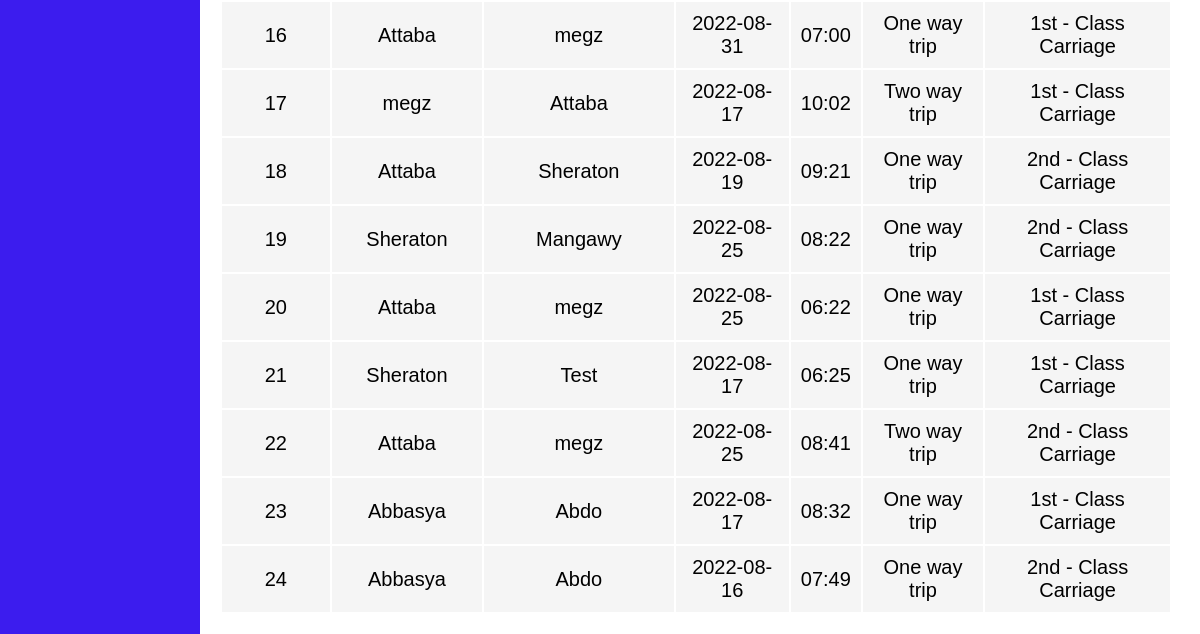
Page /all-tickets.php (lower part) on the earlier database version.
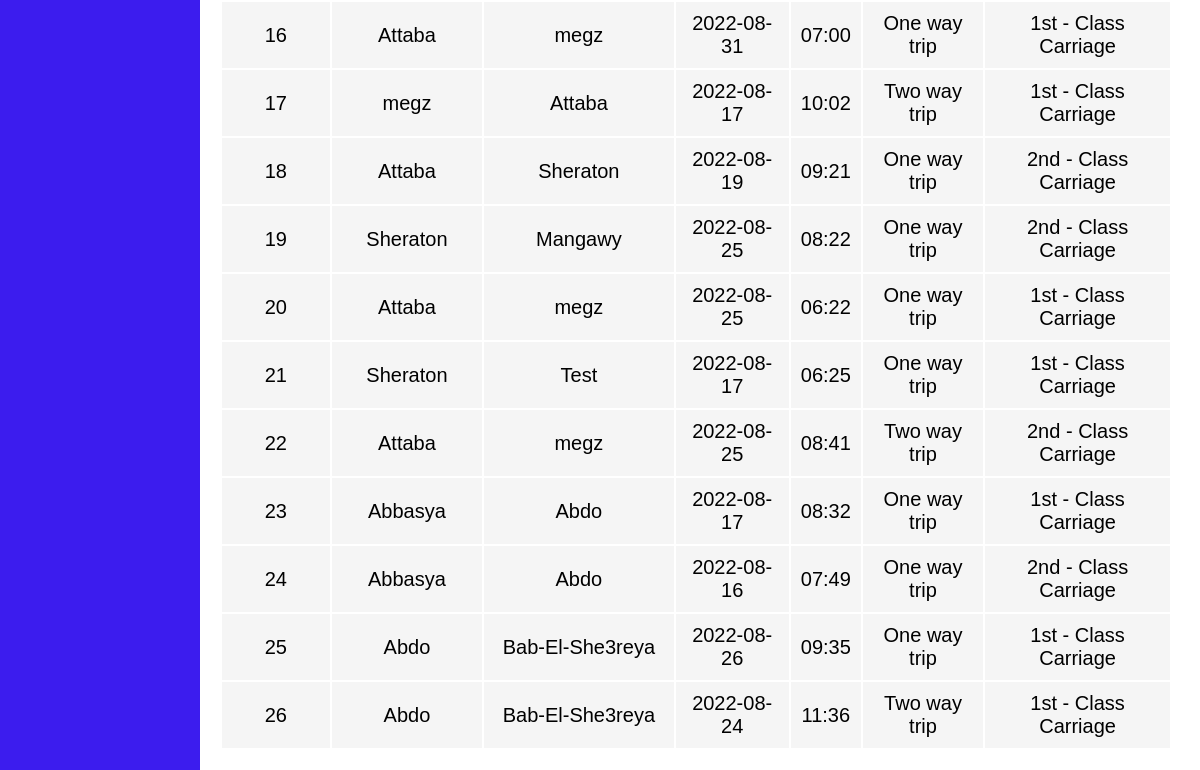
Same page on the later database version.
### tables this page shows
CREATE TABLE `tickets` (
  `ticketID` int(200) NOT NULL,
  `source` varchar(200) NOT NULL,
  `destination` varchar(200) NOT NULL,
  `date` varchar(200) NOT NULL,
  `return_date` varchar(255) DEFAULT NULL,
  `time` varchar(200) NOT NULL,
  `trip_type` varchar(200) NOT NULL,
  `trip_class` varchar(200) NOT NULL,
  `ticketCount` int(200) NOT NULL,
  `by_user_id` int(200) NOT NULL
);

### all-tickets.php (the view, shortened to what this page needs)
<!DOCTYPE html>
<html lang="en">
<head>
    <link rel="stylesheet" href="CSS/admin-panel.css">
</head>
<?php session_start();
    include 'navbar.php';?>
<body>
    <div class="sidenav">
    </div>
    <div class="body2">
        <div class="users-table">
            <table>
                <?php
$sql="SELECT * FROM tickets";
$result=mysqli_query($conn,$sql);
while($row=mysqli_fetch_assoc($result))
{
?>
                <tbody>
                    <tr class="grey-tr">
                        <td><span name="ID"><?php echo $row['ticketID'] ?> </span></td>
                        <td><?php echo $row['source'] ?></td>
                        <td><?php echo $row['destination'] ?></td>
                        <td><?php echo $row['date'] ?></td>
                        <td><?php echo $row['time'] ?></td>
                        <td><?php echo $row['trip_type'] ?></td>
                        <td><?php echo $row['trip_class'] ?></td>
                    </tr>
                </tbody>
                <?php
}
                ?>
            </table>
        </div>
    </div>
</body>
</html>

Differences in the rows shown:
added tickets: ticketID "25", source "Abdo", destination "Bab-El-She3reya", date "2022-08-26", time "09:35", trip_type "One way trip", trip_class "1st - Class Carriage"
added tickets: ticketID "26", source "Abdo", destination "Bab-El-She3reya", date "2022-08-24", time "11:36", trip_type "Two way trip", trip_class "1st - Class Carriage"
